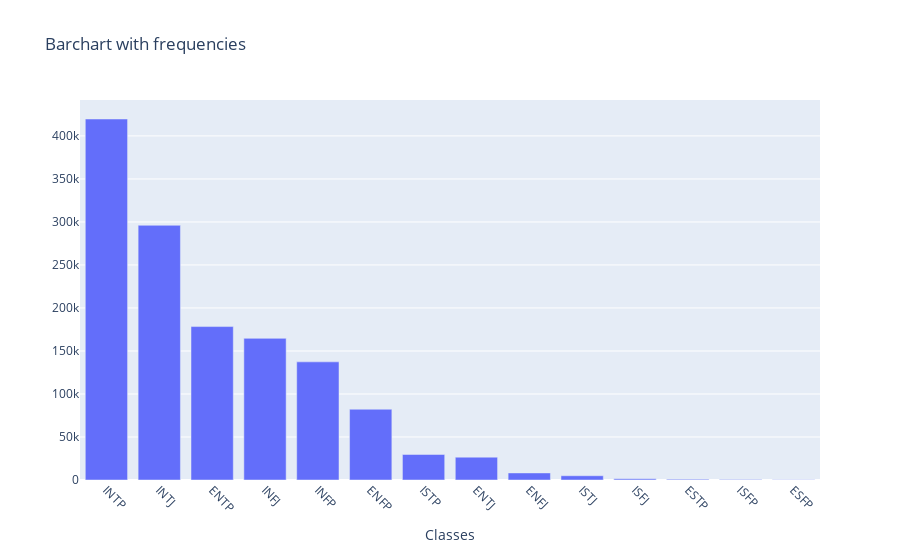

Notebook cell for this chart:
### Markdown cell above
## Obeserve distribution

### Code cell
freqs = data['class'].value_counts().tolist()
data_classes = data['class'].value_counts().index.tolist()

plot_data(data_classes, freqs)

### Figure 1 — Plotly figure (JSON) as saved in the notebook; plotly's stock layout.template omitted (floating-point values rounded to 4 significant figures)
{"data": [{"type": "bar", "x": ["INTP", "INTJ", "ENTP", "INFJ", "INFP", "ENFP", "ISTP", "ENTJ", "ENFJ", "ISTJ", "ISFJ", "ESTP", "ISFP", "ESFP"], "y": [419682, 296095, 178369, 164661, 137330, 82245, 29692, 26554, 8214, 4936, 1350, 868, 514, 316]}], "layout": {"title": {"text": "Barchart with frequencies"}, "xaxis": {"tickangle": 45, "title": {"text": "Classes"}, "type": "category"}}}
